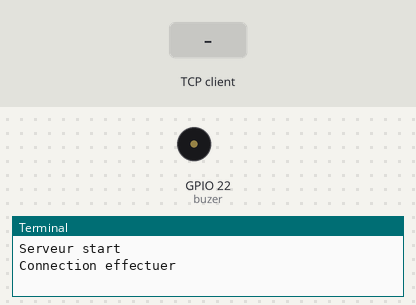
The program below on a simulated Raspberry Pi (BCM pin numbers). Parts: buzzer (waves = sounding, pin HIGH), the last lines printed to the terminal. The inputs (shaded band) are chosen by the test bench. One TCP client connects 1 s after the port opens and stays connected.

Above: at 1.2 s.
1.3 s: the TCP client sends "led"
At 2.4 s:
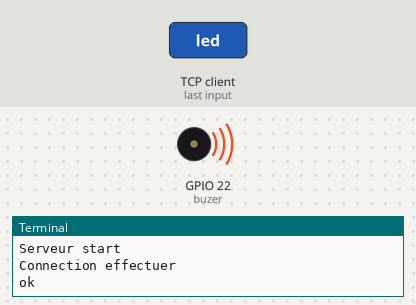
4.3 s: the TCP client sends "ledcl"
At 9.0 s:
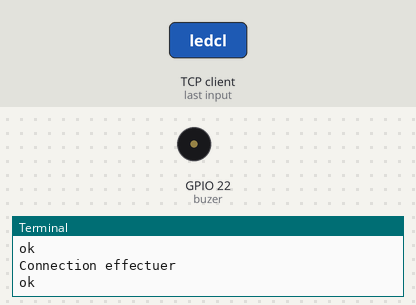
Timing chart, 0 to 13.3 s (numbered marks = the images above; inputs shaded):
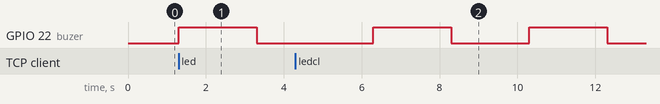

The program:

serveur.py
```python
import socket
import RPi.GPIO as GPIO
import time

global data

#Def gpio
GPIO.setmode(GPIO.BCM)
buzer = 22
GPIO.setwarnings(False)
GPIO.setup(buzer, GPIO.OUT)

#Def network
data = ""
host, port = ('', 5566)
socket = socket.socket(socket.AF_INET, socket.SOCK_STREAM)
socket.bind((host, port))
print("Serveur start")


def connection():
    global data

    data = ""

    socket.listen()
    conn, address = socket.accept()
    print("Connection effectuer")

    data = conn.recv(1024)
    data = data.decode("utf8")

def acct():
    print("ok")
    GPIO.output(buzer, True);
    time.sleep(2)
    GPIO.output(buzer, False);
    time.sleep(2)


while True:
    connection()

    if data == "led":
        acct()

    if data == "ledcl":
        acct()
        acct()
        acct()
        acct()


conn.close()
socket.close()
```

Measured:
- after the input at 1.3 s, GPIO 22 (buzer): LOW → HIGH at once, → LOW 2.0 s later
- after the input at 4.3 s, GPIO 22 (buzer): alternates HIGH for 2.0 s and LOW for 2.0 s, starting after 2.0 s
